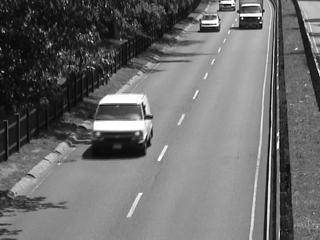
#> input picture Lab4/I.jpg, 320 x 240 px, found by its file name
$ python 4.2.py
#> lines starting #> are read from the running program, lines starting #| are printed output that depends on the picture
import cv2
import numpy as np

def optical_flow_block_method(frame1, frame2, block_size=5, search_size=3):
    # Convert frames to grayscale
    gray1 = cv2.cvtColor(frame1, cv2.COLOR_BGR2GRAY)
    gray2 = cv2.cvtColor(frame2, cv2.COLOR_BGR2GRAY)

    # Calculate the shape of the frames
    height, width = gray1.shape

    # Initialize empty arrays to store optical flow vectors
    flow_x = np.zeros_like(gray1, dtype=np.float32)
    flow_y = np.zeros_like(gray1, dtype=np.float32)

    # Loop through each pixel in the frame
    for y in range(block_size+search_size, height - (block_size+search_size)):
        for x in range(block_size+search_size, width - (block_size+search_size)):
            # Define the search window
            patch1 = gray1[y - block_size:y + block_size + 1, x - block_size:x + block_size + 1].astype(np.float32)
            #print("Patch 1 shape:", patch1.shape)
            min_sad = float('inf')
            best_dx = 0
            best_dy = 0

            # Search for the best matching block in the second frame
            for dy in range(-search_size, search_size + 1):
                for dx in range(-search_size, search_size + 1):
                    # Calculate the Sum of Absolute Differences
                    patch2 = gray2[y - block_size+dy:y + block_size + 1+dy, x - block_size+dx:x + block_size + 1+dx].astype(np.float32)
                    #print("Patch 2 shape:", patch2.shape)
                    sad = np.sum(np.square(patch1 - patch2))

                    if sad < min_sad:
                        min_sad = sad
                        best_dx = dx
                        best_dy = dy

            # Store the optical flow vectors
            flow_x[y, x] = np.float32(best_dx)
            flow_y[y, x] = np.float32(best_dy)

    return flow_x, flow_y

def vis_flow(u, v, YX, name):
    # Convert flow vectors to polar coordinates
    magnitude, angle = cv2.cartToPolar(u, v)
    # Resize angle array to match frame dimensions
    angle_resized = cv2.resize(angle, (YX[1], YX[0]))
    # Resize magnitude array to match frame dimensions
    magnitude_resized = cv2.resize(magnitude, (YX[1], YX[0]))
    # Convert to HSV color space
    hsv = np.zeros((YX[0], YX[1], 3), dtype=np.uint8)
    hsv[..., 0] = angle_resized * 90 / np.pi
    hsv[..., 1] = 255
    # Normalize the resized magnitude array
    magnitude_normalized = cv2.normalize(magnitude_resized, None, 0, 255, cv2.NORM_MINMAX)
    hsv[..., 2] = magnitude_normalized
    # Convert HSV to BGR
    flow_rgb = cv2.cvtColor(hsv, cv2.COLOR_HSV2BGR)
    # Display
    cv2.imshow(name, flow_rgb)


def of(I_org, I, J, W2=3, dY=3, dX=3):
    # Calculate optical flow using block method
    flow_x, flow_y = optical_flow_block_method(I, J, block_size=7, search_size=3)
    return flow_x, flow_y

def pyramid(im, max_scale):
    images = [im]  # List to store pyramid images
    for k in range(1, max_scale):
        downscaled_image = cv2.resize(images[k - 1], None, fx=0.5, fy=0.5)
        print(f"Downscaled image {k} dimensions: {downscaled_image.shape}")
        images.append(downscaled_image)
    return images

# Load the images
frame1 = cv2.imread(r'c:\Users\anton\Documents\Erasmus\AVS\Lab4\I.jpg')
#> frame1 is the input picture: shape (240, 320, 3); min 0, max 255, mean 107.9
frame2 = cv2.imread(r'c:\Users\anton\Documents\Erasmus\AVS\Lab4\J.jpg')
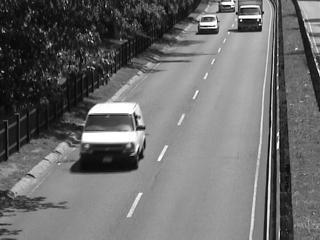
#> input picture Lab4/J.jpg, 320 x 240 px, found by its file name
#> frame2 is the input picture: shape (240, 320, 3); min 0, max 255, mean 107.9

# Calculate pyramid for each image
pyramid_frame1 = pyramid(frame1, 3)
#> the loop in pyramid, `for k in range(1, max_scale):` made 2 passes
#> pass 1, in pyramid, `downscaled_image = cv2.resize(images[k - 1], None, fx=0.5, fy=0.5)`:
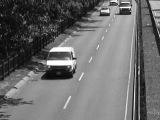
#> downscaled_image: shape (120, 160, 3); min 7, max 255, mean 108
#> after the loop in pyramid, `for k in range(1, max_scale):`: images = 3 items
#> pyramid_frame1 = 3 items
pyramid_frame2 = pyramid(frame2, 3)
#> the loop in pyramid (call 2), `for k in range(1, max_scale):` made 2 passes
#> pass 1, in pyramid (call 2), `downscaled_image = cv2.resize(images[k - 1], None, fx=0.5, fy=0.5)`:
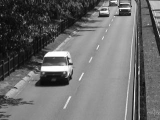
#> downscaled_image: shape (120, 160, 3); min 7, max 255, mean 108
#> pass 2, in pyramid (call 2), `downscaled_image = cv2.resize(images[k - 1], None, fx=0.5, fy=0.5)`:
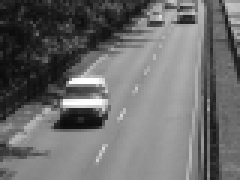
#> downscaled_image: shape (60, 80, 3) (shown 3 times larger); min 11, max 255, mean 108.2
#> pyramid_frame2 = 3 items

# Calculate optical flow for each scale
for scale in range(len(pyramid_frame1)):
    if scale == 0:
        flow_x_scale, flow_y_scale = of(frame1, pyramid_frame1[scale], pyramid_frame2[scale])
    else:
        flow_x_scale, flow_y_scale = of(pyramid_frame1[scale-1], pyramid_frame1[scale], pyramid_frame2[scale])
    vis_flow(flow_x_scale, flow_y_scale, frame1.shape[:2], f'Optical Flow Scale {scale}')
#> this loop made 3 passes
#> pass 1, in of, `flow_x, flow_y = optical_flow_block_method(I, J, block_size=7, search_..`:
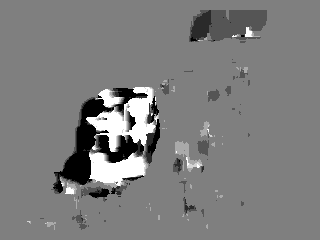
#> flow_x: shape (240, 320) float32; min -3, max 3, mean -0.0386; drawn with min black and max white
#> pass 1, in of, `flow_x, flow_y = optical_flow_block_method(I, J, block_size=7, search_..`:
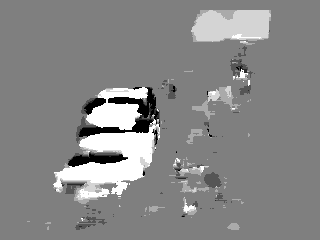
#> flow_y: shape (240, 320) float32; min -3, max 3, mean 0.2; drawn with min black and max white
#> after the loop:
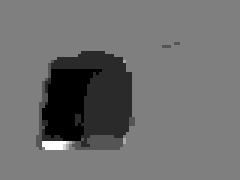
#> flow_x_scale: shape (60, 80) float32 (shown 3 times larger); min -3, max 3, mean -0.395; drawn with min black and max white

cv2.waitKey(0)
cv2.destroyAllWindows()
